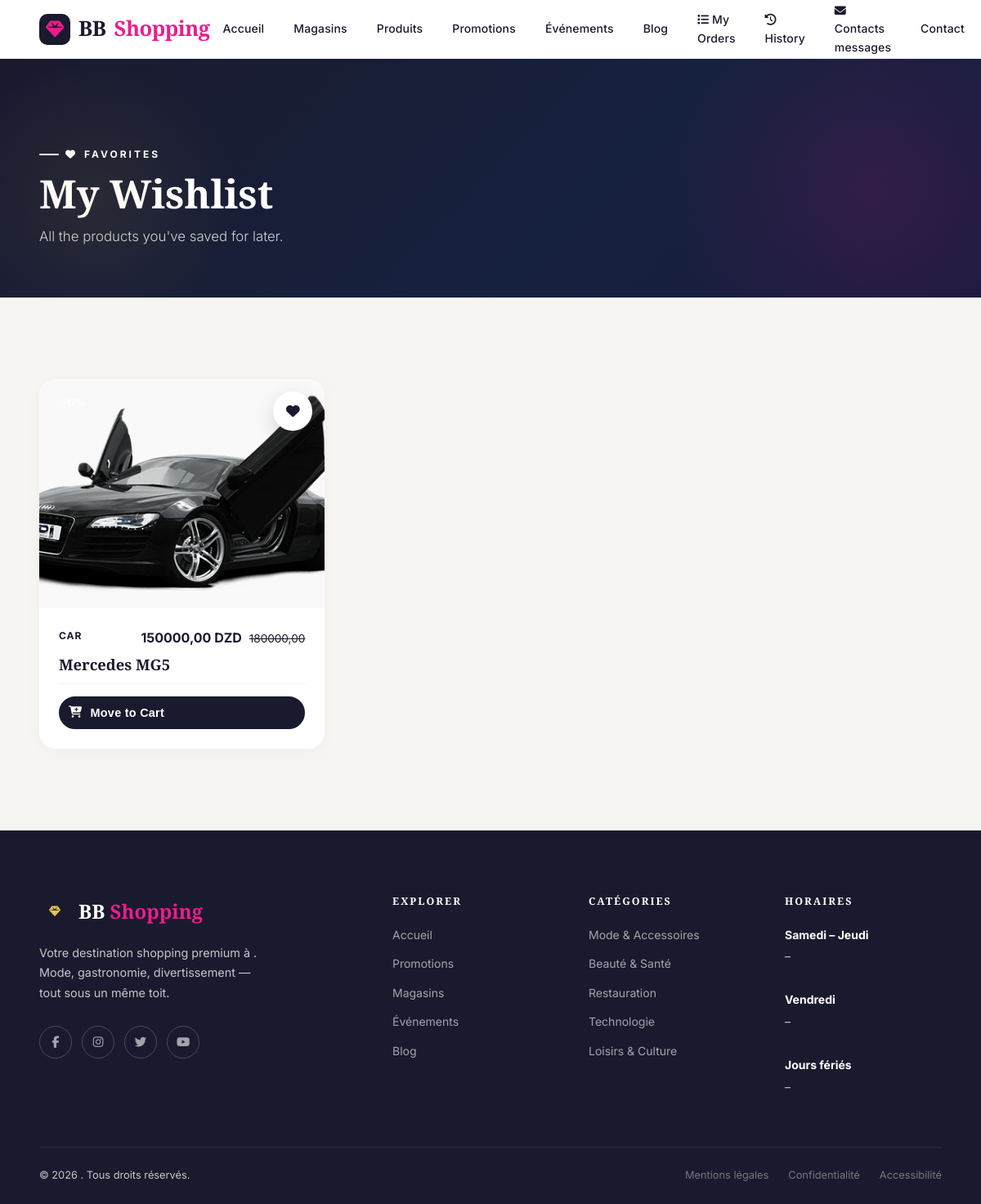
Screenshot of /wishlist/ (signed in) with the database file from the repository.
### centre_commercial/models.py (models this page shows, shortened)
class Product(models.Model):
    shop = models.ForeignKey(Shop, on_delete=models.CASCADE, related_name='products')
    category = models.ForeignKey(ProductCategory, on_delete=models.CASCADE)
    name = models.CharField(max_length=200)
    description = CKEditor5Field('Content', config_name='default')
    slug = models.SlugField(unique=True, blank=True)
    old_price = models.DecimalField(max_digits=10, decimal_places=2, null=True, blank=True)
    price = models.DecimalField(max_digits=10, decimal_places=2)
    image = models.ImageField(upload_to='products/', blank=True, null=True)
    created_at = models.DateTimeField(auto_now_add=True)
    updated_at = models.DateTimeField(auto_now=True)
    is_featured = models.BooleanField(default=False)
    is_active = models.BooleanField(default=False)
    class Meta:
        ordering = ['-created_at', '-updated_at']
        verbose_name = _("Product")
    def main_image(self):
        return self.images.filter(is_main=True).first()
    def get_discount_percentage(self):
        if self.old_price:
            return ((self.old_price - self.price) / self.old_price) * 100
        return
    def get_absolute_url(self):
        return reverse(
            'product_detail',
            kwargs={
                'mall_slug': self.shop.mall.slug,
                'shop_slug': self.shop.slug,
                'slug': self.slug
            }
        )

class ProductImages(models.Model):
    product = models.ForeignKey(Product, on_delete=models.CASCADE, null=True,related_name='images', verbose_name=_("Product images"))
    caption = models.CharField(max_length=128, blank=True, null=True)
    image = models.ImageField(upload_to="products/images/", blank=True, null=True)
    is_main = models.BooleanField(default=False)
    created_at = models.DateTimeField(auto_now_add=True)
    order = models.PositiveIntegerField(default=0)
    class Meta:
        verbose_name_plural = _("Product images")
        ordering = ['order', 'created_at']

class ProductCategory(models.Model):
    name   = models.CharField(unique=True, max_length=100, verbose_name=_("Category")) #,default='name of the category', help_text='name of catygory')
    slug   = models.SlugField(blank=True,null=True, unique=True)
    image  = models.ImageField(upload_to='products/category',default='category.jpg')
    is_active = models.BooleanField(default=True)
    class Meta:
        ordering = ['name']
        verbose_name_plural= 'Categories'

### centre_commercial/views.py (the view)
# urls.py: path('wishlist/', views.wishlist_list, name='wishlist'),
@login_required
def wishlist_list(request):
    wishlist, created = Wishlist.objects.get_or_create(user=request.user)
    products = wishlist.products.all()
    context = {
        'products': products,
    }
    return render(request, 'mall/wishlist.html', context)

### centre_commercial/context_processors.py (called while the page is built)
def cart_processor(request):
    cart_count = 0
    if request.user.is_authenticated:
        order = Order.objects.filter(user=request.user, status='pending').first()
        if order:
            cart_count = sum(item.quantity for item in order.items.all())
    return {
        'cart_count': cart_count
    }

### templates/mall/wishlist.html (shortened to what this page needs)
{% extends 'base.html' %}
{% load static %}
{% block content %}
<section class="ym-page-hero" style="background-color: var(--primary); color: white; padding: 100px 0 60px;">
    <div class="ym-container">
        <p class="ym-eyebrow" style="color: var(--accent);">
            <i class="fas fa-heart"></i> Favorites
        </p>
        <h1 class="ym-section-title" style="color: white;">
            My Wishlist
        </h1>
        <p class="ym-section-subtitle" style="color: rgba(255,255,255,0.8);">
            All the products you've saved for later.
        </p>
    </div>
</section>
<section class="ym-section ym-section--gray" style="min-height: 60vh;">
    <div class="ym-container">
        <div class="ym-stores-grid" id="wishlistGrid">
            {% for product in products %}
            <div class="ym-product-card" id="wishlist-item-{{ product.id }}" style="background: #fff; border-radius: 20px; overflow: hidden; box-shadow: 0 4px 20px rgba(0,0,0,0.03); transition: transform 0.3s ease; position: relative;">
                <button onclick="toggleWishlist(this, {{ product.id }})"
                        class="wishlist-toggle-btn active"
                        style="position: absolute; top: 15px; right: 15px; z-index: 10; background: white; border: none; width: 48px; height: 48px; border-radius: 50%; box-shadow: 0 8px 25px rgba(0,0,0,0.15); cursor: pointer; display: flex; align-items: center; justify-content: center; color: var(--accent); transition: transform 0.2s;">
                </button>
                <a href="{{ product.get_absolute_url }}" style="text-decoration: none; color: inherit;">
                    <div class="ym-product-card__image" style="height: 280px; position: relative; overflow: hidden; background: #f9f9f9;">
                        {% if product.main_image %}
                            <img src="{{ product.main_image.image.url }}" alt="{{ product.name }}" style="width: 100%; height: 100%; object-fit: cover; transition: transform 0.5s ease;">
                        {% elif product.image %}
                            <img src="{{ product.image.url }}" alt="{{ product.name }}" style="width: 100%; height: 100%; object-fit: cover; transition: transform 0.5s ease;">
                        {% else %}
                            <div style="width: 100%; height: 100%; display: flex; align-items: center; justify-content: center; color: #ddd;">
                                <i class="fas fa-image fa-3x"></i>
                            </div>
                        {% endif %}
                        {% if product.old_price %}
                            <span style="position: absolute; top: 15px; left: 15px; background: var(--accent); color: #fff; padding: 4px 12px; border-radius: 50px; font-size: 0.75rem; font-weight: 700;">
                            </span>
                        {% endif %}
                    </div>
                </a>
                <div class="ym-product-card__body" style="padding: 24px;">
                    <div style="display: flex; justify-content: space-between; align-items: flex-start; margin-bottom: 8px;">
                        <p style="font-size: 0.75rem; text-transform: uppercase; letter-spacing: 1px; color: var(--accent); font-weight: 700;">
                            {{ product.category.name }}
                        </p>
                        <div style="font-weight: 700; color: var(--primary);">
                            {{ product.price }} DZD
                            {% if product.old_price %}
                                <span style="text-decoration: line-through; color: var(--text-muted); font-size: 0.85rem; font-weight: 400; margin-left: 5px;">
                                    {{ product.old_price }}
                                </span>
                            {% endif %}
                        </div>
                    </div>
                    <h3 style="font-size: 1.15rem; margin-bottom: 12px; font-weight: 600;">
                        <a href="{{ product.get_absolute_url }}" style="text-decoration: none; color: inherit;">
                            {{ product.name }}
                        </a>
                    </h3>
                    <div style="display: flex; align-items: center; gap: 10px; padding-top: 15px; border-top: 1px solid #f0f0f0;">
                        <button onclick="moveToCart(this, {{ product.id }})" class="ym-btn ym-btn--dark" style="width: 100%; padding: 10px; font-size: 0.9rem;">
                            <i class="fas fa-cart-plus me-1"></i> Move to Cart
                        </button>
                    </div>
                </div>
            </div>
            {% endfor %}
        </div>
    </div>
</section>
{% endblock %}

### static/css/main.css (style rules this page uses)
:root { --color-primary: #1a1a2e; --color-secondary: #16213e; --color-accent: #e8c547; --color-accent2: #c9a227; --color-pink: #e91e8c; --color-surface: #ffffff; --color-bg: #f7f5f2; --color-text: #1a1a2e; --color-muted: #6b7280; --color-border: #e5e7eb; --font-display: 'Playfair Display', Georgia, serif; --font-body: 'Inter', system-ui, sans-serif; --radius-sm: 6px; --radius-md: 12px; --radius-lg: 20px; --radius-xl: 32px; --shadow-sm: 0 2px 8px rgba(0,0,0,.06); --shadow-md: 0 8px 30px rgba(0,0,0,.10); --shadow-lg: 0 20px 60px rgba(0,0,0,.15); --shadow-xl: 0 30px 80px rgba(0,0,0,.20); --transition: 0.3s cubic-bezier(0.4, 0, 0.2, 1); --transition-slow: 0.6s cubic-bezier(0.4, 0, 0.2, 1); }
*, *::before, *::after { box-sizing: border-box; margin: 0; padding: 0; }
html { scroll-behavior: smooth; }
body { font-family: var(--font-body); background-color: var(--color-bg); color: var(--color-text); overflow-x: hidden; line-height: 1.6; }
h1, h2, h3, h4, h5 { font-family: var(--font-display); line-height: 1.2; font-weight: 700; }
a { color: inherit; text-decoration: none; }
img { max-width: 100%; display: block; }
.ym-btn { display: inline-flex; align-items: center; gap: 10px; padding: 16px 36px; border-radius: 50px; font-weight: 600; font-size: 0.9rem; letter-spacing: 0.02em; transition: all var(--transition); cursor: pointer; border: 2px solid transparent; }
.ym-btn--dark { background: var(--color-primary); color: #fff; border-color: var(--color-primary); }
.ym-section { padding: 100px 0; }
.ym-section--gray { background: var(--color-bg); }
.ym-container { width: 100%; max-width: 1380px; margin: 0 auto; padding: 0 48px; }
.ym-eyebrow { display: inline-flex; align-items: center; gap: 8px; font-size: 0.75rem; font-weight: 700; letter-spacing: 3px; text-transform: uppercase; color: var(--color-pink); margin-bottom: 12px; }
.ym-eyebrow::before { content: ''; width: 24px; height: 2px; background: currentColor; border-radius: 2px; }
.ym-section-title { font-family: var(--font-display); font-size: clamp(2rem, 4vw, 3.2rem); color: inherit; line-height: 1.1; }
.ym-section-subtitle { color: var(--color-muted); font-size: 1.05rem; font-weight: 300; margin-top: 12px; max-width: 520px; line-height: 1.7; }
.ym-stores-grid { display: grid; grid-template-columns: repeat(auto-fill, minmax(280px, 1fr)); gap: 28px; }
.ym-page-hero { background: linear-gradient(135deg, var(--color-primary) 0%, #16213e 60%, #1a1a3e 100%); padding: 120px 0 72px; position: relative; overflow: hidden; }
.ym-page-hero::before { content: ''; position: absolute; top: -30%; right: -10%; width: 500px; height: 500px; background: radial-gradient(circle, rgba(233,30,140,0.12) 0%, transparent 70%); pointer-events: none; }
.ym-page-hero::after { content: ''; position: absolute; bottom: -20%; left: -5%; width: 350px; height: 350px; background: radial-gradient(circle, rgba(232,197,71,0.08) 0%, transparent 70%); pointer-events: none; }
.ym-page-hero .ym-eyebrow { color: var(--color-accent); }
.ym-page-hero .ym-section-title { color: #fff; max-width: 700px; }
.ym-page-hero .ym-section-subtitle { color: rgba(255,255,255,0.65); }

### rows the page displays
Product: main_image.image (picture), category.name "CAR", price "150000,00", old_price "180000,00", name "Mercedes MG5"
